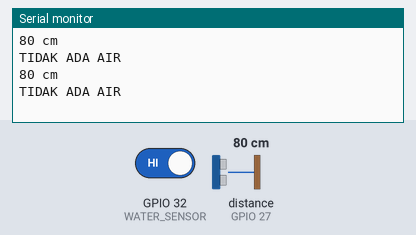
Recording of a sketch running on a simulated ESP32. On the bench: the last lines printed to the serial monitor. The inputs (shaded band) are chosen by the test bench; at power-on: GPIO 32 (WATER_SENSOR) HIGH, distance to the obstacle (sensor on GPIO 27) 80 cm.

Above: at 1.8 s.
1.9 s: GPIO 32 (WATER_SENSOR) driven LOW
At 2.7 s:
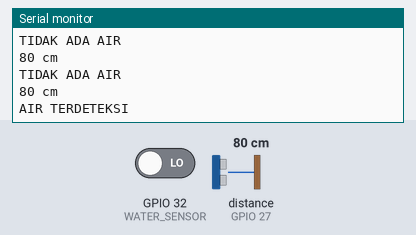
4.5 s: distance to the obstacle (sensor on GPIO 27) set to 2 cm
At 5.4 s:
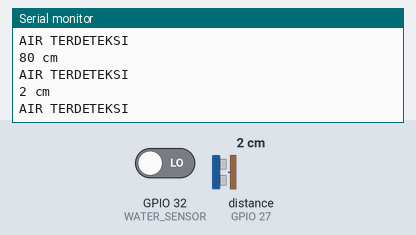
6.0 s: distance to the obstacle (sensor on GPIO 27) set to 4 cm
At 6.8 s:
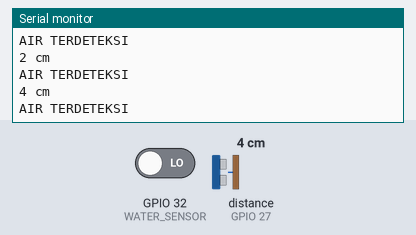
Timing chart, 0 to 9.0 s (numbered marks = the images above; inputs shaded):
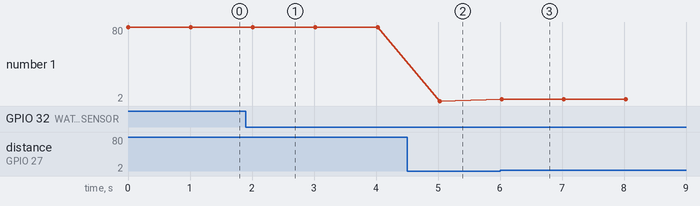

The sketch:

test_sensor.ino
```cpp
#include <WiFi.h>
#include "Ultrasonic.h"

// Pin Sensor
#define WATER_SENSOR 32
Ultrasonic ultrasonic(27);

// Variabel
long jarakAir;
int statusAir;

void setup() {
  Serial.begin(9600);
  pinMode(WATER_SENSOR, INPUT);
}

void loop() {

  // Baca sensor ultrasonik
  jarakAir = ultrasonic.MeasureInCentimeters();

  // Baca sensor air digital
  statusAir = !digitalRead(WATER_SENSOR);

  // ---- Output ke Serial Monitor ----
  Serial.print(jarakAir);
  Serial.println(" cm");

  if(statusAir == HIGH){
    Serial.println("AIR TERDETEKSI");
  } else {
    Serial.println("TIDAK ADA AIR");
  }

  Serial.println(); // pemisah

  delay(1000);
}
```

Measured:
- after the input at 1.9 s, the serial monitor: prints a new line after 0.12 s (image 1)
- after the input at 4.5 s, the serial monitor: prints a new line after 0.53 s (image 2)
- after the input at 6.0 s, the serial monitor: prints a new line at once (image 3)
- plotted number 1: 80 → 2 after the input at 4.5 s, 2 → 4 after the input at 6.0 s
